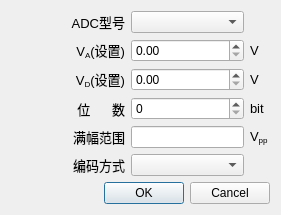
<?xml version="1.0" encoding="UTF-8"?>
<ui version="4.0">
 <class>AdcSettingsDialogClass</class>
 <widget class="QDialog" name="AdcSettingsDialogClass">
  <property name="geometry">
   <rect>
    <x>0</x>
    <y>0</y>
    <width>281</width>
    <height>199</height>
   </rect>
  </property>
  <property name="windowTitle">
   <string>ADC设置</string>
  </property>
  <layout class="QGridLayout" name="gridLayout_2">
   <item row="0" column="0">
    <layout class="QGridLayout" name="gridLayout">
     <item row="0" column="0">
      <widget class="QLabel" name="labl_3">
       <property name="font">
        <font>
         <family>Arial</family>
         <pointsize>10</pointsize>
        </font>
       </property>
       <property name="text">
        <string>ADC型号</string>
       </property>
       <property name="alignment">
        <set>Qt::AlignRight|Qt::AlignTrailing|Qt::AlignVCenter</set>
       </property>
      </widget>
     </item>
     <item row="1" column="0">
      <widget class="QLabel" name="labl_4">
       <property name="font">
        <font>
         <family>Arial</family>
         <pointsize>10</pointsize>
        </font>
       </property>
       <property name="text">
        <string>V&lt;sub&gt;A&lt;/sub&gt;(设置)</string>
       </property>
       <property name="alignment">
        <set>Qt::AlignRight|Qt::AlignTrailing|Qt::AlignVCenter</set>
       </property>
      </widget>
     </item>
     <item row="1" column="1">
      <widget class="QDoubleSpinBox" name="vaDoubleSpinBox">
       <property name="sizePolicy">
        <sizepolicy hsizetype="Preferred" vsizetype="Fixed">
         <horstretch>0</horstretch>
         <verstretch>0</verstretch>
        </sizepolicy>
       </property>
       <property name="maximum">
        <double>5.000000000000000</double>
       </property>
       <property name="singleStep">
        <double>0.100000000000000</double>
       </property>
      </widget>
     </item>
     <item row="1" column="2">
      <widget class="QLabel" name="labl_10">
       <property name="minimumSize">
        <size>
         <width>20</width>
         <height>0</height>
        </size>
       </property>
       <property name="maximumSize">
        <size>
         <width>20</width>
         <height>16777215</height>
        </size>
       </property>
       <property name="font">
        <font>
         <family>Arial</family>
         <pointsize>10</pointsize>
        </font>
       </property>
       <property name="text">
        <string>V</string>
       </property>
      </widget>
     </item>
     <item row="2" column="0">
      <widget class="QLabel" name="labl_5">
       <property name="font">
        <font>
         <family>Arial</family>
         <pointsize>10</pointsize>
        </font>
       </property>
       <property name="text">
        <string>V&lt;sub&gt;D&lt;/sub&gt;(设置)</string>
       </property>
       <property name="alignment">
        <set>Qt::AlignRight|Qt::AlignTrailing|Qt::AlignVCenter</set>
       </property>
      </widget>
     </item>
     <item row="2" column="1">
      <widget class="QDoubleSpinBox" name="vdDoubleSpinBox">
       <property name="sizePolicy">
        <sizepolicy hsizetype="Preferred" vsizetype="Fixed">
         <horstretch>0</horstretch>
         <verstretch>0</verstretch>
        </sizepolicy>
       </property>
       <property name="maximum">
        <double>5.000000000000000</double>
       </property>
       <property name="singleStep">
        <double>0.100000000000000</double>
       </property>
      </widget>
     </item>
     <item row="2" column="2">
      <widget class="QLabel" name="labl_11">
       <property name="font">
        <font>
         <family>Arial</family>
         <pointsize>10</pointsize>
        </font>
       </property>
       <property name="text">
        <string>V</string>
       </property>
      </widget>
     </item>
     <item row="3" column="0">
      <widget class="QLabel" name="labl_6">
       <property name="font">
        <font>
         <family>Arial</family>
         <pointsize>10</pointsize>
        </font>
       </property>
       <property name="text">
        <string>位      数</string>
       </property>
       <property name="alignment">
        <set>Qt::AlignRight|Qt::AlignTrailing|Qt::AlignVCenter</set>
       </property>
      </widget>
     </item>
     <item row="3" column="1">
      <widget class="QSpinBox" name="bitCountSpinBox">
       <property name="sizePolicy">
        <sizepolicy hsizetype="Preferred" vsizetype="Fixed">
         <horstretch>0</horstretch>
         <verstretch>0</verstretch>
        </sizepolicy>
       </property>
      </widget>
     </item>
     <item row="3" column="2">
      <widget class="QLabel" name="labl_12">
       <property name="font">
        <font>
         <family>Arial</family>
         <pointsize>10</pointsize>
        </font>
       </property>
       <property name="text">
        <string>bit</string>
       </property>
      </widget>
     </item>
     <item row="4" column="0">
      <widget class="QLabel" name="labl_7">
       <property name="font">
        <font>
         <family>Arial</family>
         <pointsize>10</pointsize>
        </font>
       </property>
       <property name="text">
        <string>满幅范围</string>
       </property>
       <property name="alignment">
        <set>Qt::AlignRight|Qt::AlignTrailing|Qt::AlignVCenter</set>
       </property>
      </widget>
     </item>
     <item row="4" column="1">
      <widget class="QLineEdit" name="vppLineEdit">
       <property name="sizePolicy">
        <sizepolicy hsizetype="Preferred" vsizetype="Fixed">
         <horstretch>0</horstretch>
         <verstretch>0</verstretch>
        </sizepolicy>
       </property>
      </widget>
     </item>
     <item row="4" column="2">
      <widget class="QLabel" name="labl_13">
       <property name="font">
        <font>
         <family>Arial</family>
         <pointsize>10</pointsize>
        </font>
       </property>
       <property name="text">
        <string>V&lt;sub&gt;pp&lt;/sub&gt;</string>
       </property>
      </widget>
     </item>
     <item row="5" column="0">
      <widget class="QLabel" name="labl_8">
       <property name="font">
        <font>
         <family>Arial</family>
         <pointsize>10</pointsize>
        </font>
       </property>
       <property name="text">
        <string>编码方式</string>
       </property>
       <property name="alignment">
        <set>Qt::AlignRight|Qt::AlignTrailing|Qt::AlignVCenter</set>
       </property>
      </widget>
     </item>
     <item row="5" column="1">
      <widget class="QComboBox" name="codingComboBox"/>
     </item>
     <item row="0" column="1">
      <widget class="QComboBox" name="adcTypeComboBox"/>
     </item>
    </layout>
   </item>
   <item row="1" column="0">
    <widget class="QDialogButtonBox" name="buttonBox">
     <property name="orientation">
      <enum>Qt::Horizontal</enum>
     </property>
     <property name="standardButtons">
      <set>QDialogButtonBox::Cancel|QDialogButtonBox::Ok</set>
     </property>
    </widget>
   </item>
  </layout>
 </widget>
 <layoutdefault spacing="6" margin="11"/>
 <resources/>
 <connections>
  <connection>
   <sender>buttonBox</sender>
   <signal>accepted()</signal>
   <receiver>AdcSettingsDialogClass</receiver>
   <slot>accept()</slot>
   <hints>
    <hint type="sourcelabel">
     <x>140</x>
     <y>205</y>
    </hint>
    <hint type="destinationlabel">
     <x>140</x>
     <y>113</y>
    </hint>
   </hints>
  </connection>
  <connection>
   <sender>buttonBox</sender>
   <signal>rejected()</signal>
   <receiver>AdcSettingsDialogClass</receiver>
   <slot>reject()</slot>
   <hints>
    <hint type="sourcelabel">
     <x>140</x>
     <y>205</y>
    </hint>
    <hint type="destinationlabel">
     <x>140</x>
     <y>113</y>
    </hint>
   </hints>
  </connection>
 </connections>
</ui>
